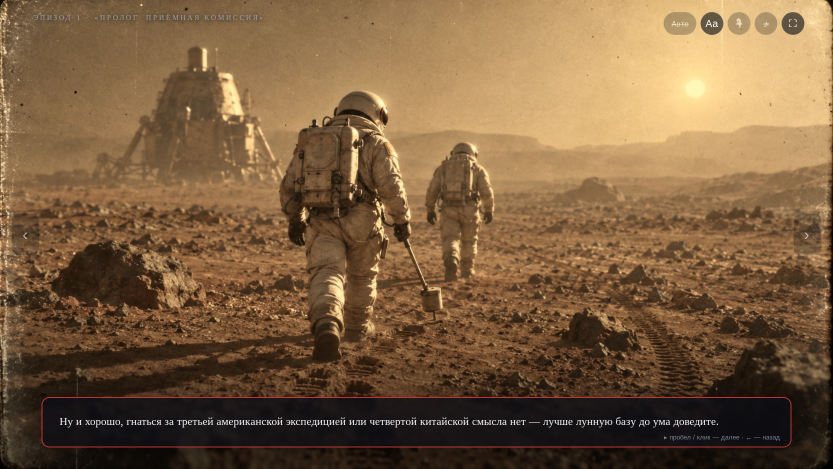
#> input picture _sat/p7_p6_last.png, 1666 x 937 px (shown at 1/2 size)
$ python _p7_vn_sheet.py
#> lines starting #> are read from the running program, lines starting #| are printed output that depends on the picture
# -*- coding: utf-8 -*-
"""Лист Ивану: кадр p7 «цех сборки» в движке между p6 и s2."""
import os
from PIL import Image, ImageDraw, ImageFont

HERE = os.path.dirname(os.path.abspath(__file__))
S = os.path.join(HERE, "_sat")

try:
    f = ImageFont.truetype("/usr/share/fonts/truetype/dejavu/DejaVuSans-Bold.ttf", 26)
    fl = ImageFont.truetype("/usr/share/fonts/truetype/dejavu/DejaVuSans.ttf", 18)
except Exception:
    f = fl = ImageFont.load_default()

items = [
    ("p6 · «Ну и хорошо, гнаться за третьей…» (хроника, Марс)", "p7_p6_last.png"),
    ("p7 · НОВЫЙ КАДР — «Но экспедиция потихоньку набиралась, модули корабля строились…»", "p7_p7_p0.png"),
    ("s2 · «Космонавты начали тренировки, утверждалась научная программа…»", "p7_s2_p0.png"),
]

cw, pad, top, lab = 1200, 16, 56, 28
first = Image.open(os.path.join(S, items[0][1]))
#> first is the input picture: PIL image 1666x937 RGB; mean R, G, B 123.3, 94.5, 63.8
ch = int(round(cw * first.size[1] / first.size[0]))
#> ch = 675
W = cw + 2 * pad
H = top + len(items) * (ch + lab + pad) + pad
#> H = 2229
cv = Image.new("RGB", (W, H), (14, 16, 22))
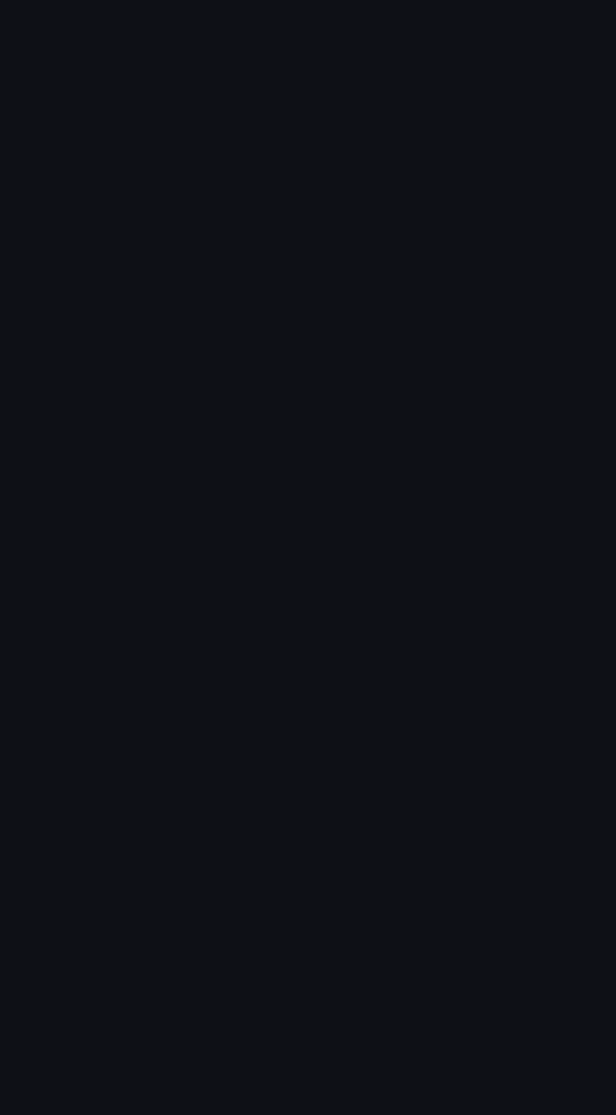
#> cv: PIL image 1232x2229 RGB (shown at 1/2 size); mean R, G, B 14, 16, 22
d = ImageDraw.Draw(cv)
d.text((pad, 16), "Зарянка · кадр p7 «цех сборки» в движке (пролог: s1 → p6 → p7 → s2 → s3)",
       fill=(240, 240, 245), font=f)
y = top
for labt, name in items:
    p = os.path.join(S, name)
    im = Image.open(p).convert("RGB")
    im = im.resize((cw, ch), Image.LANCZOS)
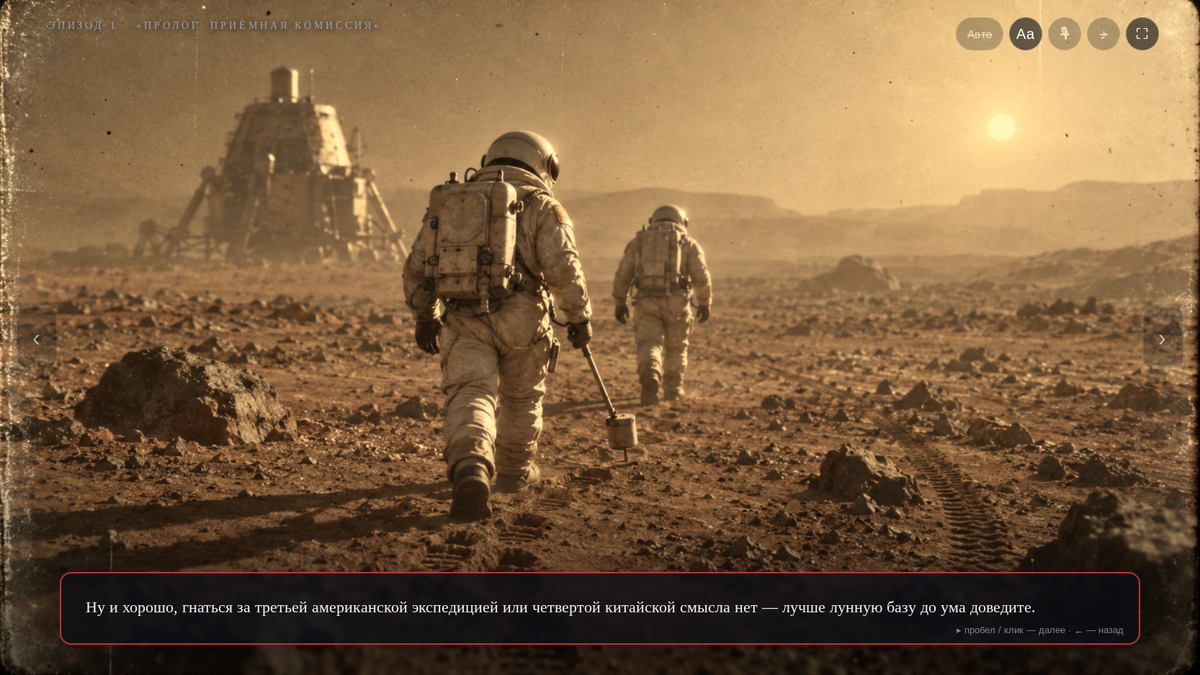
#> im: PIL image 1200x675 RGB; mean R, G, B 123.3, 94.6, 63.8
    cv.paste(im, (pad, y))
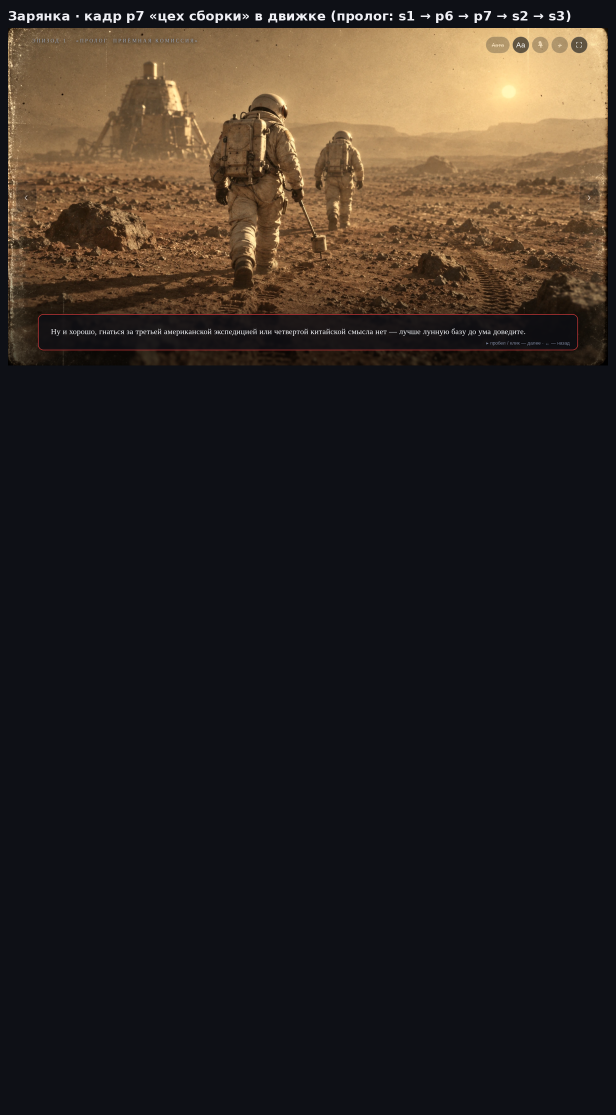
#> cv: PIL image 1232x2229 RGB (shown at 1/2 size); mean R, G, B 46.9, 39.8, 34.9
    d.rectangle([pad, y, pad + cw - 1, y + ch - 1], outline=(48, 52, 64))
    d.text((pad, y + ch + 4), labt, fill=(212, 216, 224), font=fl)
    y += ch + lab + pad
#> y = 775
#> pass 2 of the loop `for labt, name in items:`:
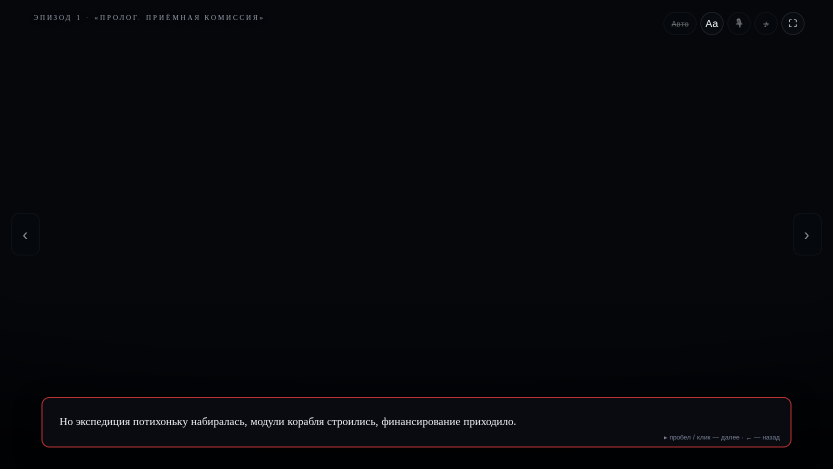
#> input picture _sat/p7_p7_p0.png, 1666 x 937 px (shown at 1/2 size)
#> im is the input picture: PIL image 1666x937 RGB; mean R, G, B 6.3, 7.5, 11.4
#> `im = im.resize((cw, ch), Image.LANCZOS)`:
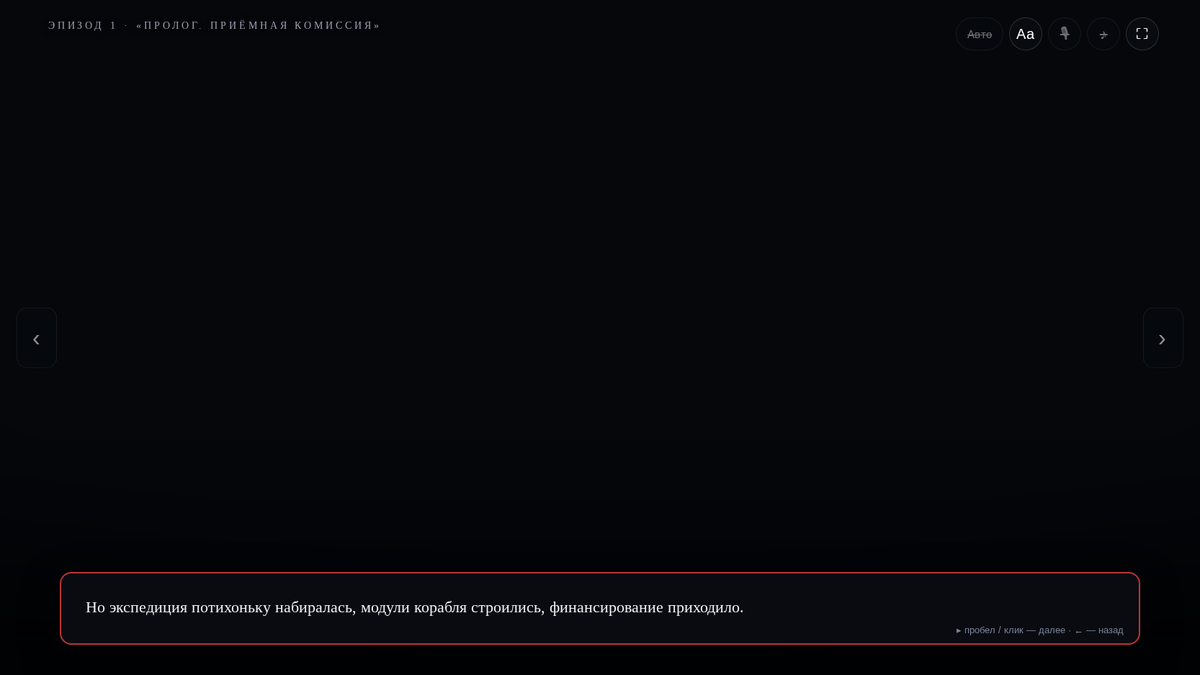
#> im: PIL image 1200x675 RGB; mean R, G, B 6.4, 7.6, 11.4
#> `cv.paste(im, (pad, y))`:
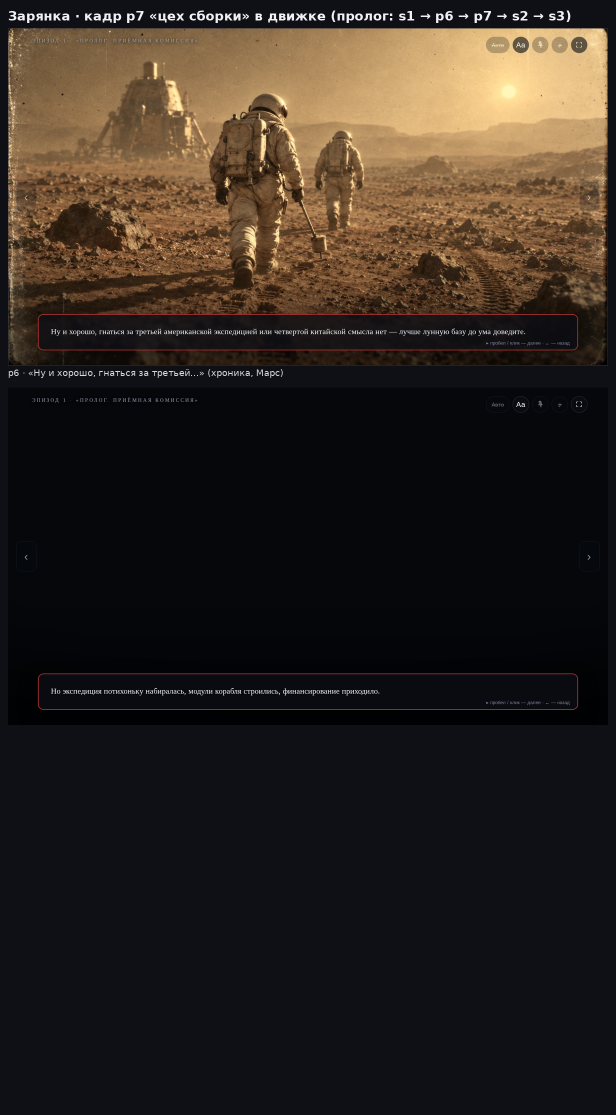
#> cv: PIL image 1232x2229 RGB (shown at 1/2 size); mean R, G, B 44.7, 37.4, 32
#> (the run stopped early here; a loop or call above may not have finished)
